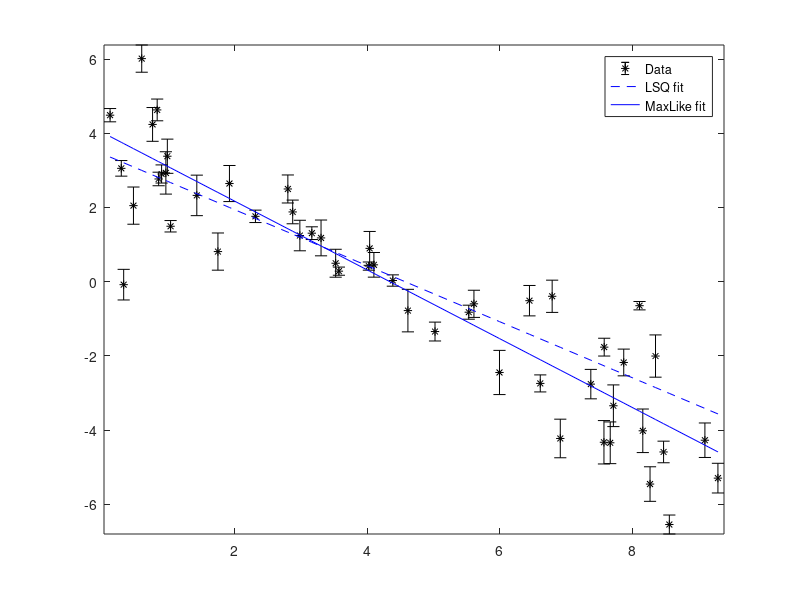

This figure's MATLAB source: (Note: this script raises an error after producing the figure.)
%% Fitting a line
%
% This demo follows the linefit example of EMCEE for python
% See full description here: http://dan.iel.fm/emcee/current/user/line/
% 
% This example is provided to compare with gwmcmc and emcee implementations. 
%

addpath ..  %first we add the path of the toolbox folder 

%% Generate synthetic data
%
% First we generate some noisy data which falls on a line. We know the true
% parameters of the line and the parameters of the noise added to the
% observations.
% 
% In this surrogate data there are two sources of uncertainty. One source
% with known variance (yerr), and another multiplicative uncertainty with 
% unknown variance. 

% This is the true model parameters used to generate the noise 
m_true = [-0.9594;4.294;log(0.534)]

N = 50;
x = sort(10*rand(1,N)); 
yerr = 0.1+0.5*rand(1,N);
y = m_true(1)*x+m_true(2);
y = y + abs(exp(m_true(3))*y) .* randn(1,N);
y = y + yerr .* randn(1,N);


close all %close all figures 
errorbar(x,y,yerr,'k*');
axis tight



%% Least squares fit
% 
% lscov can be used to fit a straight line to the data assuming that the 
% errors in yerr are correct. Notice how this results in very optimistic
% uncertainties on the slope and intercept. This is because this method
% only accounts for the known source of error. 
%

[m_lsq,sigma_mlsq,MSE]=lscov([x;ones(size(x))]',y',diag(yerr.^2));
sigma_m_lsq=sigma_mlsq/sqrt(MSE); %see help on lscov
m_lsq
sigma_m_lsq

hold on
plot(x,polyval(m_lsq,x),'b--')


%% Maximum likelihood estimate
%
% We define a likelihood function consistent with how the data was generated, and 
% then we use fminsearch to find the max-likelihood fit of the model to the data. 
%

% First we define a helper function equivalent to calling log(normpdf(x,mu,sigma))
% but has higher precision because it avoids truncation errors associated with calling 
% log(exp(xxx)).
lognormpdf=@(x,mu,sigma)-0.5*((x-mu)./sigma).^2  -log(sqrt(2*pi).*sigma);

forwardmodel=@(m)m(1)*x + m(2);
variancemodel=@(m) yerr.^2 + (forwardmodel(m)*exp(m(3))).^2;

logLike=@(m)sum(lognormpdf(y,forwardmodel(m),sqrt(variancemodel(m))));


m_best=fminsearch(@(m)-logLike(m),[polyfit(x,y,1) 0]')

hold on
plot(x,forwardmodel(m_best),'b')

legend('Data','LSQ fit','MaxLike fit')

%% prior information
%
% Here we formulate our prior knowledge about the model parameters. Here we use 
% flat priors within a strict range for each of the 3 model parameters. 
%

logprior =@(m) log( double((m(1)>-5)&&(m(1)<0.5) && (m(2)>0)&&(m(2)<10) && (m(3)>-10)&&(m(3)<1)) );

%% Find the posterior distribution using GWMCMC
%
% Now we apply the MCMC hammer to draw samples from the posterior.
%
%

% first we initialize the ensemble of walkers in a small gaussian ball 
% around the max-likelihood estimate. 
minit=bsxfun(@plus,m_best,randn(3,100)*0.1);

% Apply the hammer:
tic
m=gwmcmc(minit,{logprior logLike},100000,'ThinChain',5);
toc

%todo: more diagnose plots. 

% TRACE plot


m(:,:,1:end*.2)=[]; %crop 20% to get rid of burn-in. 

figure
eacorr(m)
title('Markov Chain auto correlation')


figure

m=m(:,:)'; %flatten the chain

%plot 100 samples...
for kk=1:100
    r=ceil(rand*size(m,1));
    h=plot(x,forwardmodel(m(r,:)),'color',[1 .8 1]*.9);
    hold on
end
h(2)=errorbar(x,y,yerr,'k*');
h(3)=plot(x,forwardmodel(median(m)),'m','linewidth',3);
h(4)=plot(x,forwardmodel(m_lsq),'b--','linewidth',3);
h(5)=plot(x,forwardmodel(m_true),'r','linewidth',3);



axis tight

legend(h,'samples from posterior','Data','GWMCMC median','LSQ fit','Truth')
